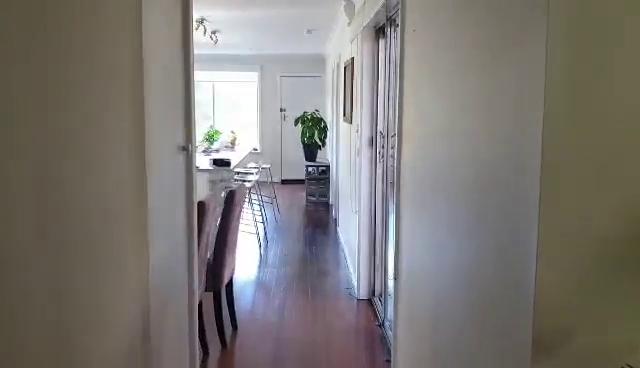
#> input picture frame 31 of left.mp4, 640 x 368 px
$ jupyter execute 'Video Processing.ipynb'   (shell and % lines are left out)
#> lines starting #> are read from the running program, lines starting #| are printed output that depends on the picture
# Depth from video

[cell 1]
########################################################################################
# Author: Justin Clancy, University of Melbourne, 2020                                 #
# - Extension Project -                                                                #
# Creating Depth Maps from Stereo Video                                                #
# + Camera Calibration Functions (not explicitly used but written)                     #
# Note: functions were ran with less than optimal equipment available, if aquired,     #
# this would be best ran with a proper stereo camera set up such as the stereoPI       #
# stereo camera designed for RaspberryPI programmable boards                           #
########################################################################################

## Import Modules

[cell 2]
import numpy as np
import cv2 as cv
import os
import imageio
from matplotlib import pyplot as plt
import time

## Read Videos and cut into frames

[cell 3]
def left_ims(pathIn, pathOut):

    # Video file
#> called with pathIn = '/Users/justi/Desktop/comp_test/left.mp4', pathOut = '/Users/justi/Desktop/comp_test//left'
    vidcap = cv.VideoCapture(pathIn)
    success,image = vidcap.read()
#> image is the input picture: shape (368, 640, 3); mean B, G, R 116, 120, 123.9

    # Framerate
    fps = int(vidcap.get(cv.CAP_PROP_FPS))
    length = int(vidcap.get(cv.CAP_PROP_FRAME_COUNT)) # Number of frames

    # Print footage properties
    print('FPS:',fps) # Frames per second
    print('Extracting every {} frames'.format(1))
    print('Total Frames:',length)
    print('Number of Frames Saved:', (length // 1) + 1)

    # Iterate over all frames and separate them into individual images
    count = 0
    success = True
    # Limit to length of video
    while count <= length:
        vidcap.set(cv.CAP_PROP_POS_FRAMES,count/2)
        success,image = vidcap.read()
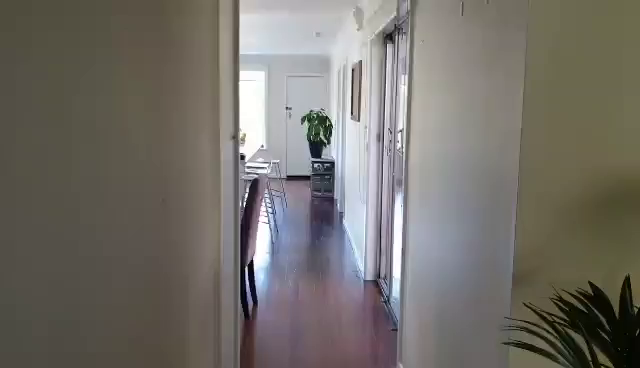
#> input picture frame 0 of left.mp4, 640 x 368 px
#> image is the input picture: shape (368, 640, 3); mean B, G, R 105.7, 111.8, 115.6
        # Convert to grayscale
        gray = cv.cvtColor(image,cv.COLOR_BGR2GRAY)
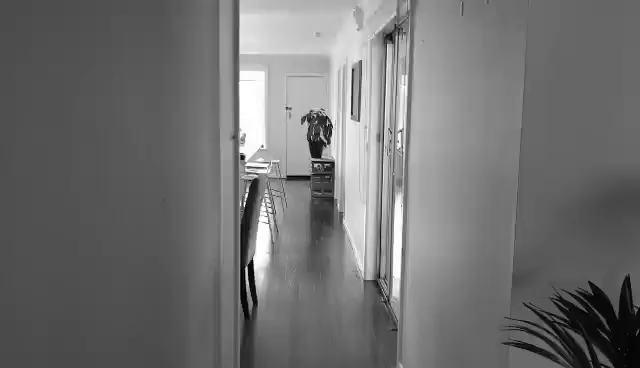
#> gray: shape (368, 640); min 0, max 255, mean 112.2

        if not success:
            break
        # Save frame as a .jpg with frame number
        cv.imwrite(pathOut+"//left_frame%000d.jpg"%count, gray)
        count += 1

# [25 lines left out: function right_ims, not called in this run]

$ run again, starting later in the video
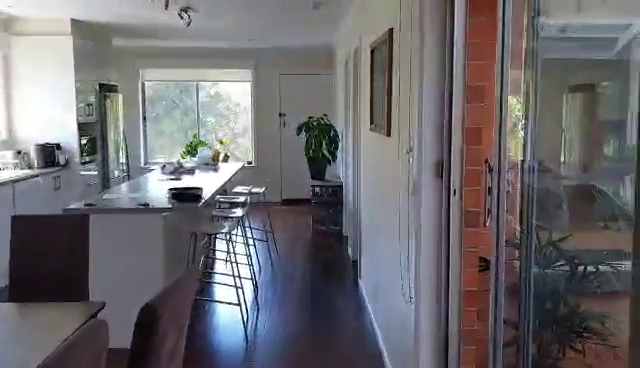
#> input picture frame 140 of left.mp4, 640 x 368 px
#> in left_ims, image is the input picture: shape (368, 640, 3); mean B, G, R 110.4, 106.8, 108.7
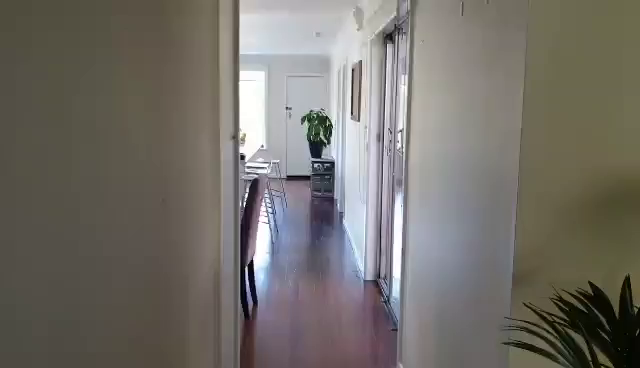
#> input picture frame 0 of left.mp4, 640 x 368 px
#> in left_ims, image is the input picture: shape (368, 640, 3); mean B, G, R 105.7, 111.8, 115.6

$ run again, starting later in the video
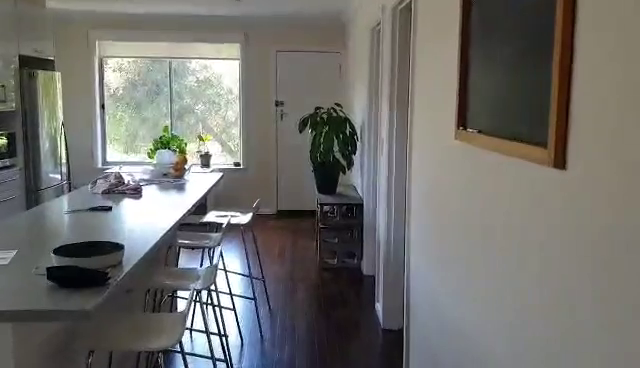
#> input picture frame 250 of left.mp4, 640 x 368 px
#> in left_ims, image is the input picture: shape (368, 640, 3); mean B, G, R 108.8, 112.5, 113.3
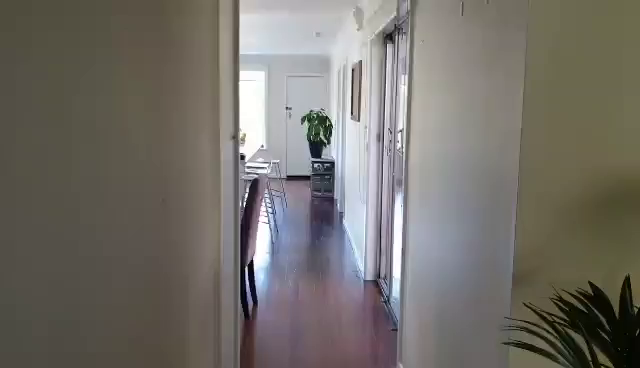
#> input picture frame 0 of left.mp4, 640 x 368 px
#> in left_ims, image is the input picture: shape (368, 640, 3); mean B, G, R 105.7, 111.8, 115.6
